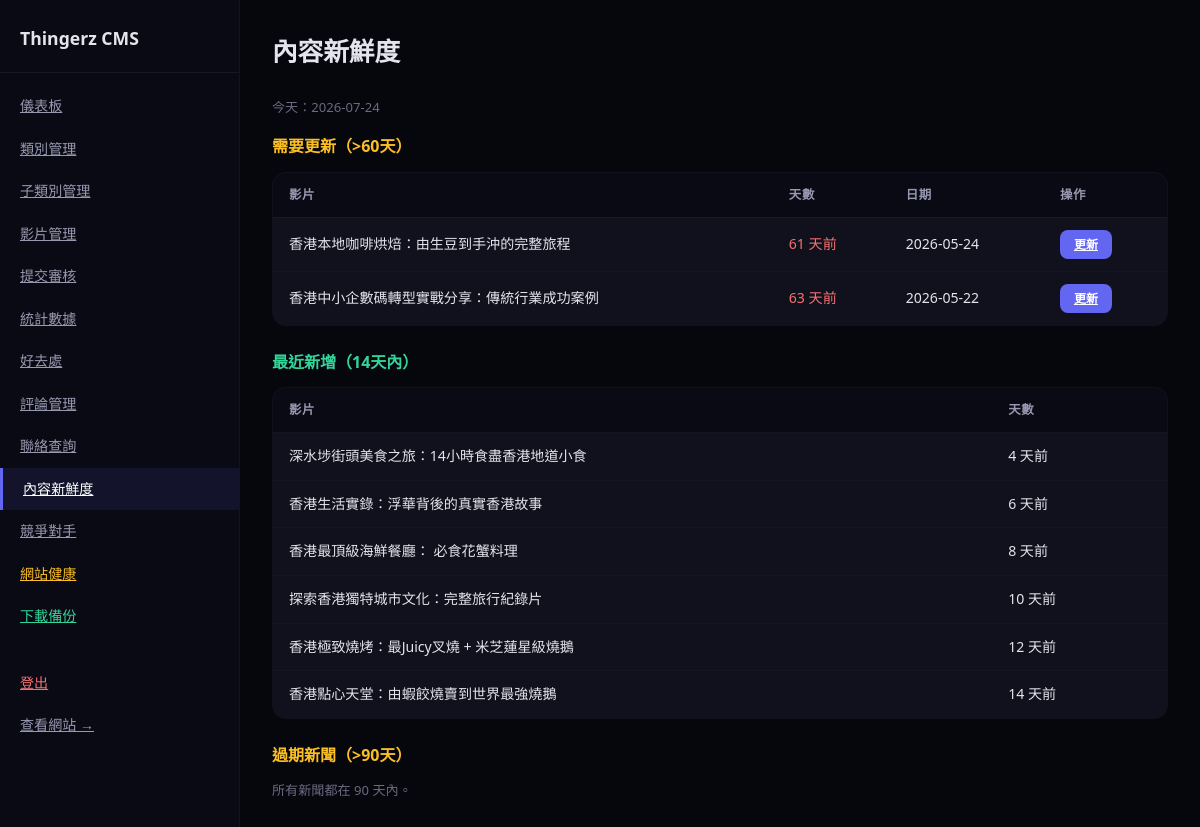
/admin/freshness (signed in), run on the app's committed database.
### tables this page shows
CREATE TABLE videos (
        id TEXT UNIQUE, subcategory_id TEXT, category_id TEXT, platform TEXT, platform_id TEXT,
        title_zh TEXT, title_en TEXT, description_zh TEXT, description_en TEXT,
        thumbnail_url TEXT, aspect_ratio TEXT, tags TEXT, status TEXT,
        track TEXT, direction TEXT, submitted_date TEXT);

### app.py (the view)
@app.route('/admin/freshness')
@admin_required
def admin_freshness():
    today = datetime.now()
    vids = read_csv('videos.csv')
    news = read_csv('news.csv')
    def age_days(date_str):
        try:
            return (today - datetime.strptime(date_str, '%Y-%m-%d')).days
        except:
            return 999
    stale_videos = []
    stale_news = []
    fresh_videos = []
    for v in vids:
        d = age_days(v.get('submitted_date', ''))
        if d > 60:
            stale_videos.append({**v, 'age_days': d})
        elif d <= 14:
            fresh_videos.append({**v, 'age_days': d})
    for n in news:
        d = age_days(n.get('date', ''))
        if d > 90:
            stale_news.append({**n, 'age_days': d})
    return render_template('admin/freshness.html', stale_videos=stale_videos, stale_news=stale_news, fresh_videos=fresh_videos, today=today.strftime('%Y-%m-%d'))

### app.py (called while the page is built)
def get_db():
    db = sqlite3.connect(DB_PATH)
    db.row_factory = sqlite3.Row
    db.execute("PRAGMA journal_mode=WAL")
    return db

def read_table(table_name):
    db = get_db()
    rows = [dict(r) for r in db.execute(f"SELECT * FROM {table_name}").fetchall()]
    db.close()
    return rows

def read_csv(filename):
    return read_table(filename.replace('.csv', ''))

def get_categories(track=None, direction=None):
    cats = read_csv('categories.csv')
    if track:
        cats = [c for c in cats if c.get('track', '') == track]
    if direction:
        cats = [c for c in cats if c.get('direction', '') == direction]
    return cats

def admin_required(f):
    @wraps(f)
    def decorated(*args, **kwargs):
        if not session.get('admin_logged_in'):
            return redirect(url_for('admin_login'))
        return f(*args, **kwargs)
    return decorated

@app.context_processor
def inject_globals():
    return {
        'categories': get_categories(),
        'platform_config': PLATFORM_CONFIG,
        'directions': DIRECTIONS,
        'now': datetime.now()
    }

@app.after_request
def add_utf8_header(response):
    ct = response.headers.get('Content-Type', '')
    if ct and 'text/html' in ct:
        response.headers['Content-Type'] = 'text/html; charset=utf-8'
    return response

### templates/admin/freshness.html
{% extends "admin/layout.html" %}
{% block admin_content %}
<h1>內容新鮮度</h1>
<p class="text-muted mb">今天：{{ today }}</p>
<h2 style="font-size:1rem;margin-bottom:12px;color:#fbbf24">需要更新（>60天）</h2>
{% if stale_videos %}
<table>
    <thead><tr><th>影片</th><th>天數</th><th>日期</th><th>操作</th></tr></thead>
    <tbody>
    {% for v in stale_videos %}
    <tr><td>{{ v['title_zh'] }}</td><td><span style="color:#f87171">{{ v['age_days'] }} 天前</span></td><td>{{ v.get('submitted_date','') }}</td><td><a href="{{ url_for('admin_videos') }}" class="btn btn-primary btn-sm">更新</a></td></tr>
    {% endfor %}
    </tbody>
</table>
{% else %}
<p class="text-muted">所有影片都在 60 天內，保持得好！</p>
{% endif %}
<h2 style="font-size:1rem;margin:24px 0 12px;color:#34d399">最近新增（14天內）</h2>
{% if fresh_videos %}
<table>
    <thead><tr><th>影片</th><th>天數</th></tr></thead>
    <tbody>
    {% for v in fresh_videos %}
    <tr><td>{{ v['title_zh'] }}</td><td>{{ v['age_days'] }} 天前</td></tr>
    {% endfor %}
    </tbody>
</table>
{% else %}
<p class="text-muted">過去 14 天沒有新增影片。考慮新增或更新內容。</p>
{% endif %}
<h2 style="font-size:1rem;margin:24px 0 12px;color:#fbbf24">過期新聞（>90天）</h2>
{% if stale_news %}
<table>
    <thead><tr><th>新聞</th><th>天數</th></tr></thead>
    <tbody>
    {% for n in stale_news %}
    <tr><td>{{ n['title_zh'] }}</td><td><span style="color:#f87171">{{ n['age_days'] }} 天前</span></td></tr>
    {% endfor %}
    </tbody>
</table>
{% else %}
<p class="text-muted">所有新聞都在 90 天內。</p>
{% endif %}
{% endblock %}

### templates/admin/layout.html (style rules this page uses)
*,*::before,*::after { box-sizing:border-box;margin:0;padding:0 }
body { font-family:'Segoe UI','Microsoft JhengHei',sans-serif;background:#06060d;color:#e4e4ed;line-height:1.6 }
.main h1 { font-size:1.6rem;font-weight:800;margin-bottom:24px }
table { width:100%;border-collapse:collapse;background:#11111d;border-radius:14px;overflow:hidden;border:1px solid rgba(255,255,255,.04) }
th { text-align:left;padding:12px 16px;font-size:.78rem;color:#9898b0;text-transform:uppercase;letter-spacing:.05em;background:#0a0a14;border-bottom:1px solid rgba(255,255,255,.04) }
td { padding:12px 16px;font-size:.88rem;border-bottom:1px solid rgba(255,255,255,.02) }
.btn { padding:8px 18px;border-radius:8px;font-size:.82rem;font-weight:600;border:none;cursor:pointer;transition:all .2s;display:inline-flex;align-items:center;gap:6px }
.btn-primary { background:#6366f1;color:#fff }
.btn-sm { padding:5px 14px;font-size:.75rem }
.mb { margin-bottom:16px }
.text-muted { color:#6a6a80;font-size:.82rem }
a { color:#818cf8 }

### data on the page
videos: title_zh "香港本地咖啡烘焙：由生豆到手沖的完整旅程", age_days "61", get "2026-05-24"
videos: title_zh "香港中小企數碼轉型實戰分享：傳統行業成功案例", age_days "63", get "2026-05-22"
videos: title_zh "深水埗街頭美食之旅：14小時食盡香港地道小食", age_days "4"
videos: title_zh "香港生活實錄：浮華背後的真實香港故事", age_days "6"
videos: title_zh "香港最頂級海鮮餐廳： 必食花蟹料理", age_days "8"
videos: title_zh "探索香港獨特城市文化：完整旅行紀錄片", age_days "10"
videos: title_zh "香港極致燒烤：最Juicy叉燒 + 米芝蓮星級燒鵝", age_days "12"
videos: title_zh "香港點心天堂：由蝦餃燒賣到世界最強燒鵝", age_days "14"

### other printed values
{{ today }} "2026-07-24"
